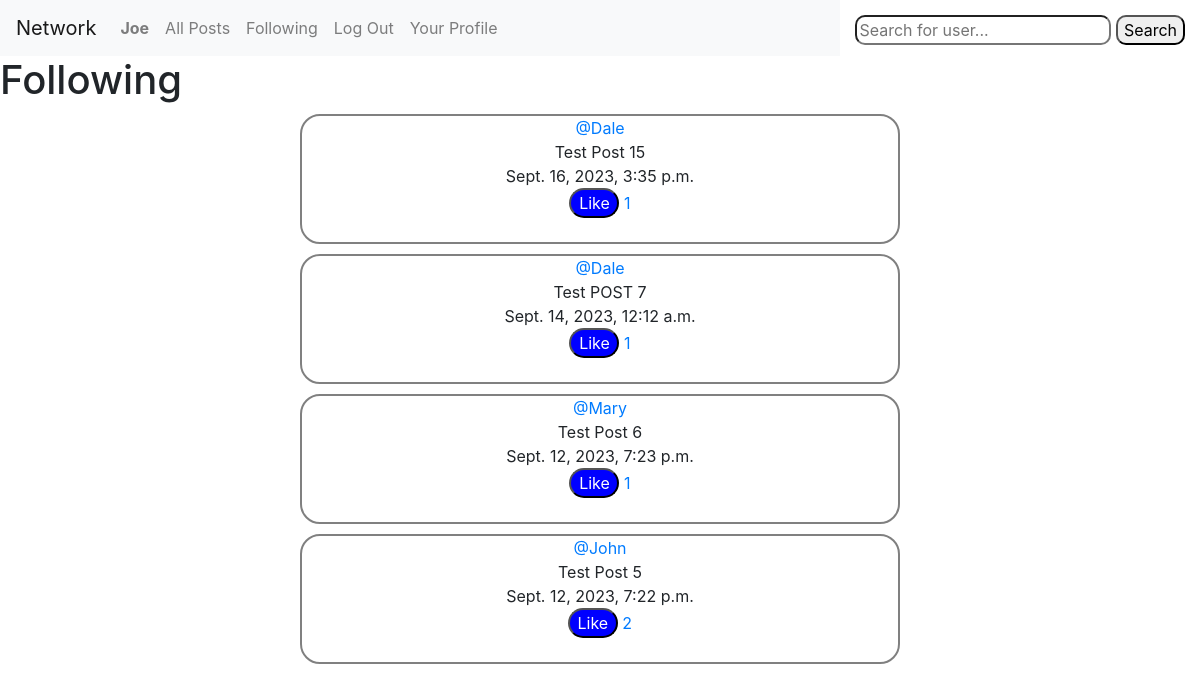
The app's page /followingpost (signed in) with its own data.
### network/models.py (models this page shows, shortened)
class User(AbstractUser):
    pass

class Post(models.Model):
    user_post = models.ForeignKey(
        User, on_delete=models.CASCADE, blank=True, null=True)
    post_text = models.CharField(max_length=240)
    date_posted = models.DateTimeField(auto_now_add=True)
    number_of_likes = models.IntegerField(default=0)

### network/views.py (the view)
# urls.py: path("followingpost", views.following_post, name="followingpost"),
def following_post(request):
    current_user = User.objects.get(pk=request.user.id)
    following_accounts = Follow.objects.filter(users_following=current_user)
    all_post = Post.objects.all().order_by('id').reverse()
    following_posts = []
    for post in all_post:
        for account in following_accounts:
            if account.user_followers == post.user_post:
                following_posts.append(post)
    paginator = Paginator(following_posts, 10)
    page_number = request.GET.get('page')
    posts_on_page = paginator.get_page(page_number)
    return render(request, "network/followingpost.html", {
        'posts_on_page': posts_on_page,
    })

### network/templates/network/followingpost.html (shortened to what this page needs)
{% extends 'network/layout.html' %}
{% block body %}
<h1>Following</h1>
<center>
{% for post in posts_on_page%}
<div class="post">
<a href="/user_profile/{{post.user_post.id}}">@{{ post.user_post }}</a>
<br> {{post.post_text}}<br>{{post.date_posted}}<br>
<form action="{% url 'add_like_following_page' post_id=post.id user_id=user.id%}" method="post" enctype="multipart/form-data">
    {% if Liked == None %}
    <input type="submit" value="Like" class="likebutton"> <a href="{% url 'likepage' post_id=post.id %}">{{ post.number_of_likes }}</a><br><br>
    {% else %}
    {% csrf_token %}
    <input type="submit" value="Liked" class="likebutton"> <a href="{% url 'likepage' post_id=post.id %}">{{ post.number_of_likes }}</a><br><br>
    {% endif %}
</form>
</div>
{% endfor %}
</center>
{% endblock %}

### network/templates/network/layout.html (shortened to what this page needs)
{% load static %}
<!DOCTYPE html>
<html lang="en">
    <head>
        <link rel="stylesheet" href="https://stackpath.bootstrapcdn.com/bootstrap/4.4.1/css/bootstrap.min.css">
        <link href="{% static 'network/styles.css' %}" rel="stylesheet">
    </head>
    <body>
        <form action="{% url 'search' %}" method="POST" class="search">
            <input type="search" placeholder="Search for user..." name="searched" class="searchbar">
            <button type="submit" class="searchbutton">Search</button>
        </form>
        <nav class="navbar navbar-expand-lg navbar-light bg-light">
            <a class="navbar-brand" href="#">Network</a>
            <div>
              <ul class="navbar-nav mr-auto">
                {% if user.is_authenticated %}
                    <li class="nav-item">
                        <a class="nav-link" href="#"><strong>{{ user.username }}</strong></a>
                    </li>
                {% endif %}
                <li class="nav-item">
                  <a class="nav-link" href="{% url 'index' %}">All Posts</a>
                </li>
                {% if user.is_authenticated %}
                    <li class="nav-item">
                        <a class="nav-link" href="{% url 'followingpost' %}">Following</a>
                    </li>
                    <li class="nav-item">
                        <a class="nav-link" href="{% url 'logout' %}">Log Out</a>
                    </li>
                    <li class="nav-item">
                        <a class="nav-link" href="{% url 'user_profile' user.id %}">Your Profile</a>
                    </li>
                {% endif %}
              </ul>
            </div>
          </nav>
        <div class="body">
            {% block body %}
            {% endblock %}
        </div>
    </body>
</html>

### network/static/network/styles.css (style rules this page uses)
.post { border: 2px solid gray; margin: 10px 300px; border-radius: 20px; }
.search { float: right; margin: 15px; }
.searchbar { border-radius: 10px; }
.searchbutton { border-radius: 10px; }
.likebutton { border-radius: 20px; width: 50px; background-color: blue; color: white; }

### records on screen
User: username "Joe"
Post: user_post "Dale", post_text "Test Post 15", date_posted "Sept. 16, 2023, 3:35 p.m.", number_of_likes "1"
Post: user_post "Dale", post_text "Test POST 7", date_posted "Sept. 14, 2023, 12:12 a.m.", number_of_likes "1"
Post: user_post "Mary", post_text "Test Post 6", date_posted "Sept. 12, 2023, 7:23 p.m.", number_of_likes "1"
Post: user_post "John", post_text "Test Post 5", date_posted "Sept. 12, 2023, 7:22 p.m.", number_of_likes "2"
